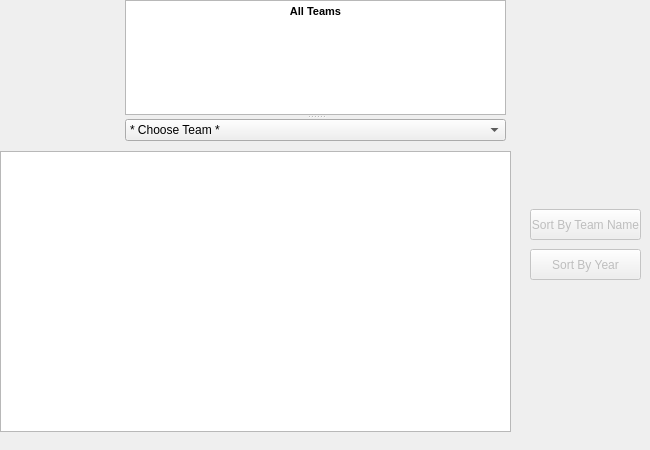
<?xml version="1.0" encoding="UTF-8"?>
<ui version="4.0">
 <class>nbaConfDiv</class>
 <widget class="QWidget" name="nbaConfDiv">
  <property name="geometry">
   <rect>
    <x>0</x>
    <y>0</y>
    <width>650</width>
    <height>450</height>
   </rect>
  </property>
  <property name="windowTitle">
   <string>Form</string>
  </property>
  <widget class="QSplitter" name="splitter">
   <property name="geometry">
    <rect>
     <x>125</x>
     <y>0</y>
     <width>381</width>
     <height>141</height>
    </rect>
   </property>
   <property name="orientation">
    <enum>Qt::Vertical</enum>
   </property>
   <widget class="QTextBrowser" name="textBrowser">
    <property name="acceptDrops">
     <bool>false</bool>
    </property>
    <property name="html">
     <string>&lt;!DOCTYPE HTML PUBLIC &quot;-//W3C//DTD HTML 4.0//EN&quot; &quot;http://www.w3.org/TR/REC-html40/strict.dtd&quot;&gt;
&lt;html&gt;&lt;head&gt;&lt;meta name=&quot;qrichtext&quot; content=&quot;1&quot; /&gt;&lt;style type=&quot;text/css&quot;&gt;
p, li { white-space: pre-wrap; }
&lt;/style&gt;&lt;/head&gt;&lt;body style=&quot; font-family:'MS Shell Dlg 2'; font-size:8.14286pt; font-weight:400; font-style:normal;&quot;&gt;
&lt;p align=&quot;center&quot; style=&quot; margin-top:0px; margin-bottom:0px; margin-left:0px; margin-right:0px; -qt-block-indent:0; text-indent:0px;&quot;&gt;&lt;span style=&quot; font-family:'MS Shell Dlg 2'; font-size:8.14286pt; font-weight:600;&quot;&gt;All Teams&lt;/span&gt;&lt;/p&gt;&lt;/body&gt;&lt;/html&gt;</string>
    </property>
   </widget>
   <widget class="QComboBox" name="teamComboBox">
    <item>
     <property name="text">
      <string>* Choose Team *</string>
     </property>
    </item>
    <item>
     <property name="text">
      <string>All Teams</string>
     </property>
    </item>
    <item>
     <property name="text">
      <string>Atlanta Hawks</string>
     </property>
    </item>
    <item>
     <property name="text">
      <string>Brooklyn Nets</string>
     </property>
    </item>
    <item>
     <property name="text">
      <string>Boston Celtics</string>
     </property>
    </item>
    <item>
     <property name="text">
      <string>Cleveland Cavaliers</string>
     </property>
    </item>
    <item>
     <property name="text">
      <string>Chicago Bulls</string>
     </property>
    </item>
    <item>
     <property name="text">
      <string>Charlotte Hornets</string>
     </property>
    </item>
    <item>
     <property name="text">
      <string>Dallas Mavericks</string>
     </property>
    </item>
    <item>
     <property name="text">
      <string>Detroit Pistons</string>
     </property>
    </item>
    <item>
     <property name="text">
      <string>Denver Nuggets</string>
     </property>
    </item>
    <item>
     <property name="text">
      <string>Golden State Warriors</string>
     </property>
    </item>
    <item>
     <property name="text">
      <string>Houston Rockets</string>
     </property>
    </item>
    <item>
     <property name="text">
      <string>Indiana Pacers</string>
     </property>
    </item>
    <item>
     <property name="text">
      <string>Los Angeles Clippers</string>
     </property>
    </item>
    <item>
     <property name="text">
      <string>Los Angeles Lakers</string>
     </property>
    </item>
    <item>
     <property name="text">
      <string>Memphis Grizzlies</string>
     </property>
    </item>
    <item>
     <property name="text">
      <string>Miami Heat</string>
     </property>
    </item>
    <item>
     <property name="text">
      <string>Minnesota Timberwolves</string>
     </property>
    </item>
    <item>
     <property name="text">
      <string>Milwaukee Bucks</string>
     </property>
    </item>
    <item>
     <property name="text">
      <string>New Orleans Pelicans</string>
     </property>
    </item>
    <item>
     <property name="text">
      <string>New York Knicks</string>
     </property>
    </item>
    <item>
     <property name="text">
      <string>Orlando Magic</string>
     </property>
    </item>
    <item>
     <property name="text">
      <string>Oklahoma City Thunder</string>
     </property>
    </item>
    <item>
     <property name="text">
      <string>Philadelphia 76ers</string>
     </property>
    </item>
    <item>
     <property name="text">
      <string>Phoenix Suns</string>
     </property>
    </item>
    <item>
     <property name="text">
      <string>Portland Trail Blazers</string>
     </property>
    </item>
    <item>
     <property name="text">
      <string>Sacramento Kings</string>
     </property>
    </item>
    <item>
     <property name="text">
      <string>San Antonio Spurs</string>
     </property>
    </item>
    <item>
     <property name="text">
      <string>Toronto Raptors</string>
     </property>
    </item>
    <item>
     <property name="text">
      <string>Utah Jazz</string>
     </property>
    </item>
    <item>
     <property name="text">
      <string>Washington Wizards</string>
     </property>
    </item>
   </widget>
  </widget>
  <widget class="QTableView" name="dataView">
   <property name="geometry">
    <rect>
     <x>0</x>
     <y>151</y>
     <width>511</width>
     <height>281</height>
    </rect>
   </property>
   <property name="alternatingRowColors">
    <bool>true</bool>
   </property>
   <property name="sortingEnabled">
    <bool>true</bool>
   </property>
   <attribute name="verticalHeaderShowSortIndicator" stdset="0">
    <bool>false</bool>
   </attribute>
  </widget>
  <widget class="QPushButton" name="sortNameButton">
   <property name="enabled">
    <bool>false</bool>
   </property>
   <property name="geometry">
    <rect>
     <x>530</x>
     <y>209</y>
     <width>111</width>
     <height>31</height>
    </rect>
   </property>
   <property name="text">
    <string>Sort By Team Name</string>
   </property>
  </widget>
  <widget class="QPushButton" name="sortYearButton">
   <property name="enabled">
    <bool>false</bool>
   </property>
   <property name="geometry">
    <rect>
     <x>530</x>
     <y>249</y>
     <width>111</width>
     <height>31</height>
    </rect>
   </property>
   <property name="text">
    <string>Sort By Year</string>
   </property>
  </widget>
 </widget>
 <resources/>
 <connections/>
</ui>
